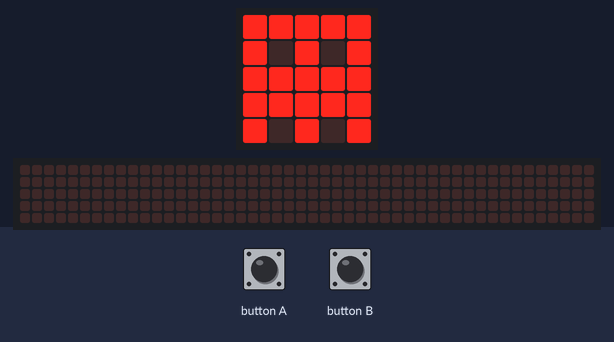
Bench run of a program on a simulated BBC micro:bit running MicroPython. On the bench: the board's 5×5 LED display, a strip that is not on the board, showing the scrolling text unrolled. The inputs (shaded band) are chosen by the test bench. The 48×5 strip is a reading aid, not a part: it shows the text the display is scrolling, unrolled, one strip-width of it at a time.

Above: at 1.2 s.
1.3 s: button A pressed for 0.15 s
At 1.37 s:
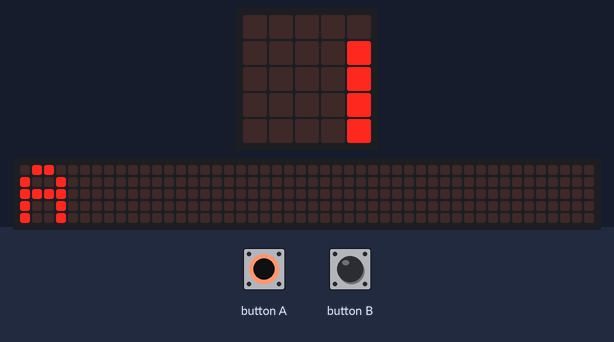
2.0 s: button B pressed for 1 s
At 2.72 s:
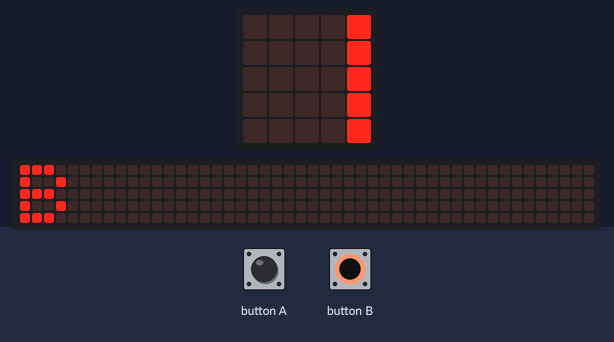
3.6 s: button B pressed for 3.2 s
At 4.22 s:
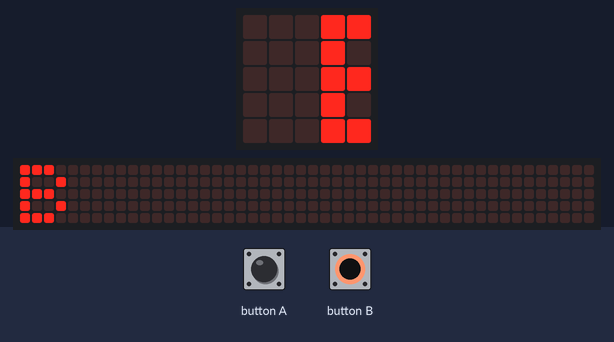
7.4 s: button A pressed for 1 s
At 8.27 s:
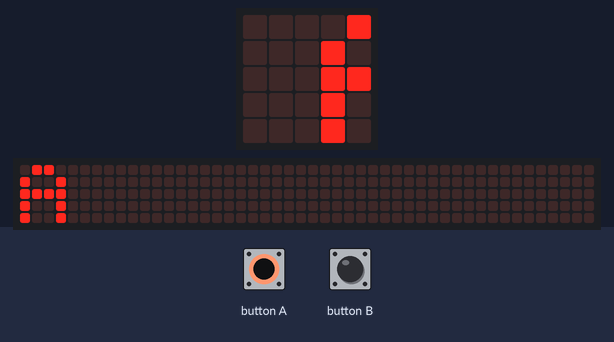
9.0 s: button A pressed for 3.2 s
At 9.77 s:
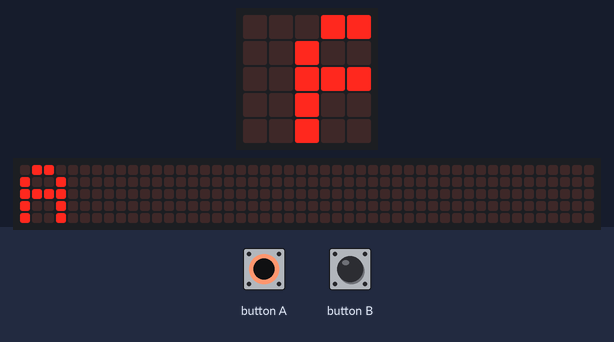

The program:

ex05_button_if_elif_else_verbose.py
```python
from microbit import *
while True:
    if button_a.is_pressed()==True:
        display.scroll("A")
    elif button_b.is_pressed()==True:
        display.scroll("B")
    else:
        display.show(Image.GHOST)
```

Measured:
- after the input at 1.3 s, the display: changes at once (image 1)
- after the input at 2.0 s, the display: first differs from a run without the input after 0.65 s (image 2)
- after the input at 7.4 s, the display: first differs from a run without the input after 0.65 s (image 4 shows a later state)
